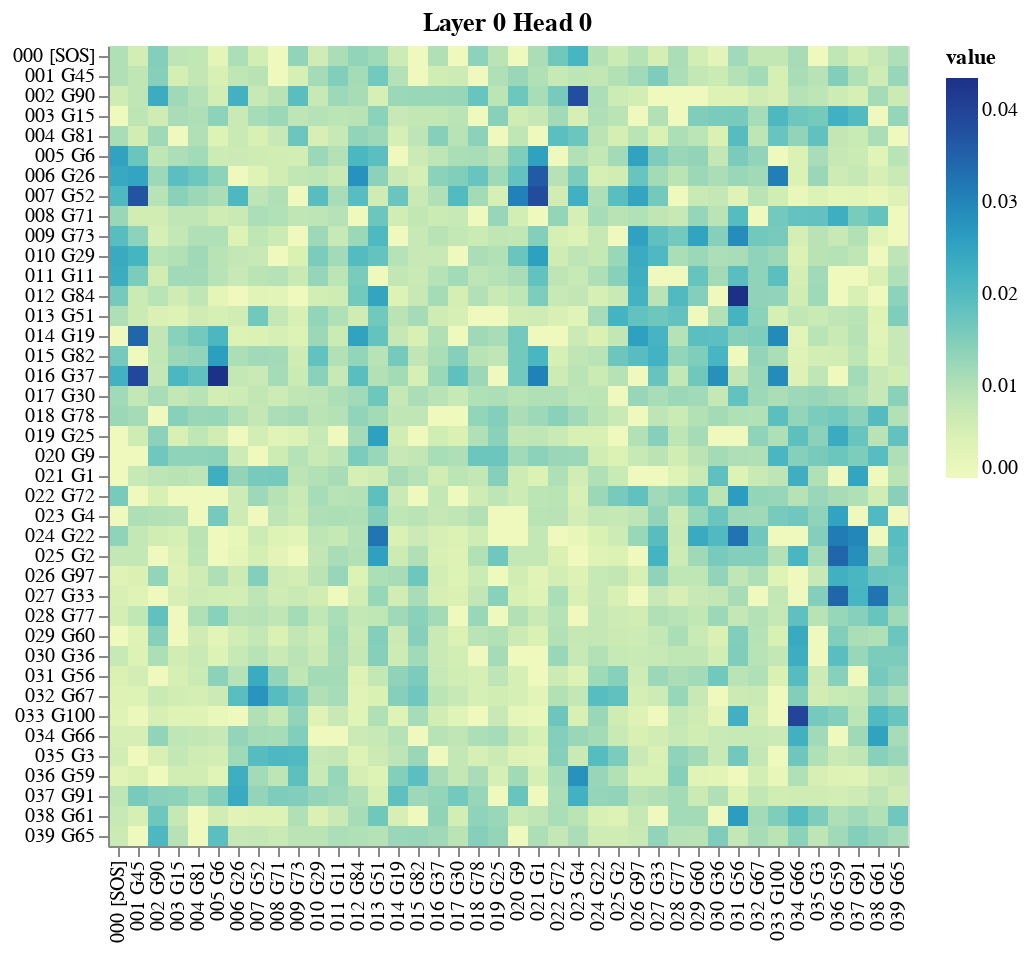

Source (notebook cell):
### Code cell
# layers = [ i for i in range(config['num_layers']) ]
# heads = [ i for i in range(config['num_heads']) ]
layers = [0]
heads = [0]

# Encoder Self-Attention
get_all_attention_maps("encoder", layers, heads, encoder_input_tokens, encoder_input_tokens, min(40, sentence_len))

### Figure 1 — Vega-Lite specification as saved in the notebook (floating-point values rounded to 4 significant figures; data arrays with more than 128 entries replaced by an {"elided": "..."} marker saying what was removed)
{"config": {"view": {"continuousWidth": 300, "continuousHeight": 300}}, "vconcat": [{"hconcat": [{"mark": {"type": "rect"}, "encoding": {"color": {"field": "value", "type": "quantitative"}, "tooltip": [{"field": "row", "type": "quantitative"}, {"field": "column", "type": "quantitative"}, {"field": "value", "type": "quantitative"}, {"field": "row_token", "type": "nominal"}, {"field": "col_token", "type": "nominal"}], "x": {"axis": {"title": ""}, "field": "col_token", "type": "nominal"}, "y": {"axis": {"title": ""}, "field": "row_token", "type": "nominal"}}, "height": 400, "name": "view_65", "title": "Layer 0 Head 0", "width": 400}]}], "data": {"name": "data-ff6f8ddd31a06d9340fc61a2e5d68314"}, "params": [{"name": "param_65", "select": {"type": "interval", "encodings": ["x", "y"]}, "bind": "scales", "views": ["view_65"]}], "$schema": "https://vega.github.io/schema/vega-lite/v5.8.0.json", "datasets": {"data-ff6f8ddd31a06d9340fc61a2e5d68314": {"elided": "1600 records"}}}
